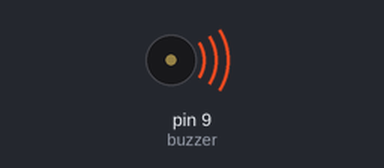
This sketch was run on a simulated Arduino Uno, built with avr-gcc and run on an emulated ATmega328P. Shown: buzzer (waves = sounding).

Above: at 0.15 s.
At 5.6 s:
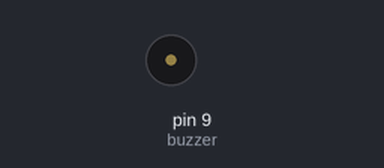
Timing chart, 0 to 6.9 s (numbered marks = the images above):
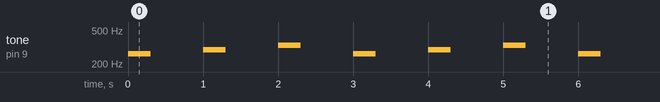

The sketch:

BUZZER_Notes_de_musique.ino
```cpp
//assign buzzer as pin 9
#define buzzer 9

void setup()
{

}

void loop()
{
  /* tone(pin, frequency, duration) */
  //set buzzer pin to play 264Hz for 300ms
  tone(buzzer, 262, 300);
  //wait 1s
  delay(1000);

  //set buzzer pin to play 297Hz for 300ms
  tone(buzzer, 294, 300);
  //wait 1s
  delay(1000);

  //set buzzer pin to play 330Hz for 300ms
  tone(buzzer, 330, 300);
  //wait 1s
  delay(1000);

}
```

Measured:
- by itself, tone on pin 9 (buzzer): repeats every 3.0 s: silent 0.70 s, 294 Hz 0.30 s, silent 0.70 s, 330 Hz 0.30 s, silent 0.70 s, 262 Hz 0.30 s
